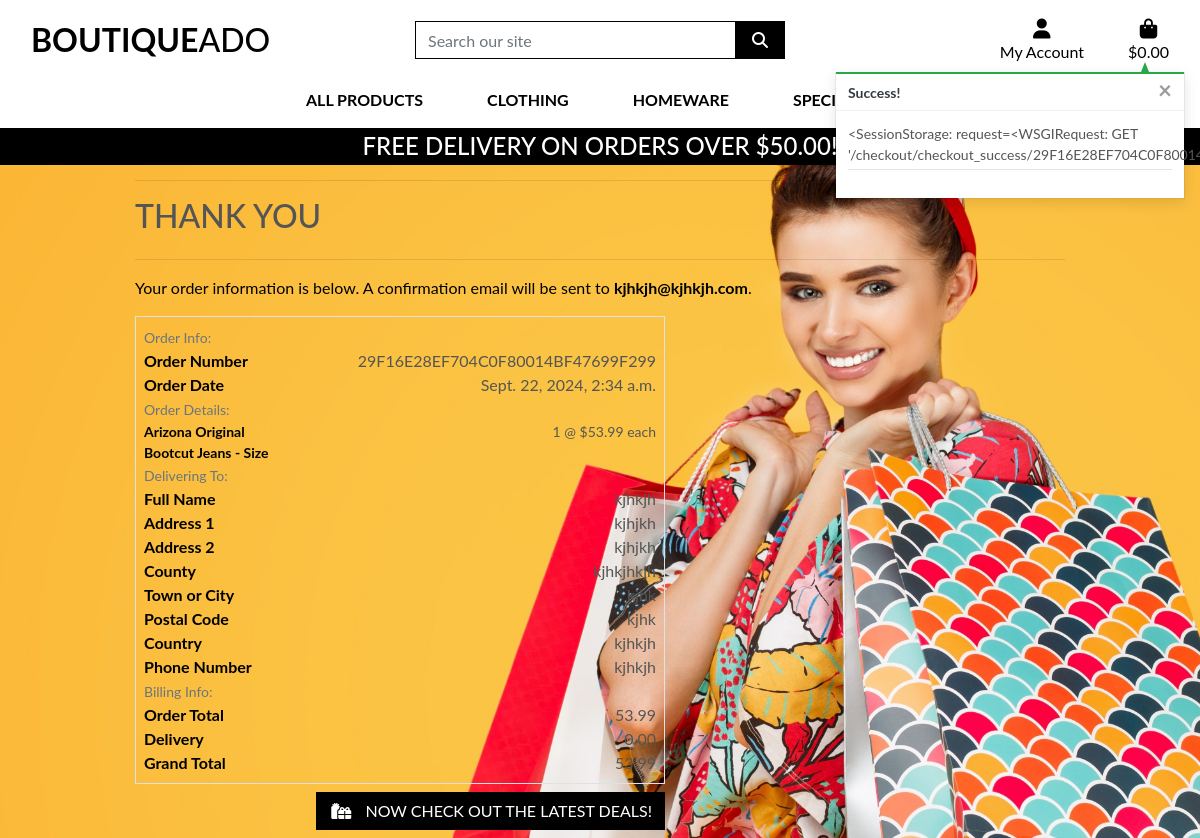
The page /checkout/checkout_success/29F16E28EF704C0F80014BF47699F299 on the database its author committed.
### checkout/models.py (models this page shows, shortened)
class Order(models.Model):
    order_number = models.CharField(max_length=32, null=False, editable=False)
    full_name = models.CharField(max_length=50, null=False, blank=False)
    email = models.EmailField(max_length=254, null=False, blank=False)
    phone_number = models.CharField(max_length=20, null=False, blank=False)
    country = models.CharField(max_length=40, null=False, blank=False)
    postcode = models.CharField(max_length=20, null=True, blank=True)
    town_or_city = models.CharField(max_length=40, null=False, blank=False)
    street_address1 = models.CharField(max_length=80, null=False, blank=False)
    street_address2 = models.CharField(max_length=80, null=True, blank=True)
    county = models.CharField(max_length=80, null=True, blank=True)
    date = models.DateTimeField(auto_now_add=True)
    delivery_cost = models.DecimalField(max_digits=6, decimal_places=2, null=False, default=0)
    order_total = models.DecimalField(max_digits=10, decimal_places=2, null=False, default=0)
    grand_total = models.DecimalField(max_digits=10, decimal_places=2, null=False, default=0)

class OrderLineItem(models.Model):
    order = models.ForeignKey(Order, null=False, blank=False, on_delete=models.CASCADE, related_name='lineitems')
    product = models.ForeignKey(Product, null=False, blank=False, on_delete=models.CASCADE)
    product_size = models.CharField(max_length=2, null=True, blank=True) # XS, S, M, L, XL
    quantity = models.IntegerField(null=False, blank=False, default=0)
    lineitem_total = models.DecimalField(max_digits=6, decimal_places=2, null=False, blank=False, editable=False)

### products/models.py (models this page shows, shortened)
class Product(models.Model):
    category = models.ForeignKey('category', null=True, blank=True, on_delete=models.SET_NULL)
    sku = models.CharField(max_length=254, null=True, blank=True)
    name = models.CharField(max_length=254)
    description = models.TextField()
    has_sizes = models.BooleanField(default=False, null=True, blank=True)
    price = models.DecimalField(max_digits=6, decimal_places=2)
    rating = models.DecimalField(max_digits=6, decimal_places=2, null=True, blank=True)
    image_url = models.URLField(max_length=1024, null=True, blank=True)
    image = models.ImageField(null=True, blank=True)

### checkout/views.py (the view)
# urls.py: path('checkout_success/<order_number>', views.checkout_success, name='checkout_success'),  # Corrected typo in 'success'
def checkout_success(request, order_number):
    save_info = request.session.get('save_info')
    order = get_object_or_404(Order, order_number=order_number)
    messages.success(request, f'Order successfully processed! \
        Your order number is {order_number}. A confirmation \
        email will be sent to {order.email}.')
    if 'bag' in request.session:
        del request.session['bag']
    template = 'checkout/checkout_success.html'
    context = {
        'order': order,
    }
    return render(request, template, context)

### bag/contexts.py (called while the page is built, shortened)
def bag_contents(request):
    bag_items = []
    total = Decimal('0.00')  # Initialize total as Decimal
    product_count = 0
    bag = request.session.get('bag', {})
    delivery = Decimal('0.00')  # Initialize delivery cost as Decimal
    if total < settings.FREE_DELIVERY_THRESHOLD:
        delivery = total * Decimal(settings.STANDARD_DELIVERY_PERCENTAGE / 100)
        free_delivery_delta = settings.FREE_DELIVERY_THRESHOLD - total
    else:
        free_delivery_delta = 0
    grand_total = delivery + total
    context = {
        'bag_items': bag_items,
        'total': total,
        'product_count': product_count,
        'delivery': delivery,
        'free_delivery_delta': free_delivery_delta,
        'free_delivery_threshold': settings.FREE_DELIVERY_THRESHOLD,
        'grand_total': grand_total,
    }
    return context

### checkout/templates/checkout/checkout_success.html (shortened to what this page needs)
{% extends "base.html" %}
{% load static %}
{% block extra_css %}
    <link rel="stylesheet" href="{% static 'checkout/css/checkout.css' %}">
{% endblock %}
{% block page_header %}
    <div class="container header-container">
    </div>
{% endblock %}
{% block content %}
    <div class="container">
        <div class="row">
            <div class="col">
                <hr>
                <h2 class="logo-font mb-4">Thank You</h2>
                <hr>
                <p class="text-black">Your order information is below. A confirmation email will be sent to <strong>{{ order.email }}</strong>.</p>
            </div>
        </div>
        <div class="row">
            <div class="col-12 col-lg-7">
                <div class="order-confirmation-wrapper p-2 border">
                    <div class="row">
                        <div class="col">
                            <small class="text-muted">Order Info:</small>
                        </div>
                    </div>
                    <div class="row">
                        <div class="col-12 col-md-4">
                            <p class="mb-0 text-black font-weight-bold">Order Number</p>
                        </div>
                        <div class="col-12 col-md-8 text-md-right">
                            <p class="mb-0">{{ order.order_number }}</p>
                        </div>
                    </div>
                    <div class="row">
                        <div class="col-12 col-md-4">
                            <p class="mb-0 text-black font-weight-bold">Order Date</p>
                        </div>
                        <div class="col-12 col-md-8 text-md-right">
                            <p class="mb-0">{{ order.date }}</p>
                        </div>
                    </div>
                    <div class="row">
                        <div class="col">
                            <small class="text-muted">Order Details:</small>
                        </div>
                    </div>
                    {% for item in order.lineitems.all %}
                    <div class="row">
                        <div class="col-12 col-md-4">
                            <p class="small mb-0 text-black font-weight-bold">
                                {{ item.product.name }}{% if item.product_size %} - Size {{ item.product.size|upper }}{% endif %}
                            </p>
                        </div>
                        <div class="col-12 col-md-8 text-md-right">
                            <p class="small mb-0">{{ item.quantity }} @ ${{ item.product.price }} each</p>
                        </div>
                    </div>
                    {% endfor %}
                    <div class="row">
                        <div class="col">
                            <small class="text-muted">Delivering To:</small>
                        </div>
                    </div>
                    <div class="row">
                        <div class="col-12 col-md-4">
                            <p class="mb-0 text-black font-weight-bold">Full Name</p>
                        </div>
                        <div class="col-12 col-md-8 text-md-right">
                            <p class="mb-0">{{ order.full_name }}</p>
                        </div>
                    </div>
                    <div class="row">
                        <div class="col-12 col-md-4">
                            <p class="mb-0 text-black font-weight-bold">Address 1</p>
                        </div>
                        <div class="col-12 col-md-8 text-md-right">
                            <p class="mb-0">{{ order.street_address1 }}</p>
                        </div>
                    </div>
                    {% if order.street_address2 %}
                    <div class="row">
                        <div class="col-12 col-md-4">
                            <p class="mb-0 text-black font-weight-bold">Address 2</p>
                        </div>
                        <div class="col-12 col-md-8 text-md-right">
                            <p class="mb-0">{{ order.street_address1 }}</p>
                        </div>
                    </div>
                    {% endif %}
                    {% if order.county %}
                    <div class="row">
                        <div class="col-12 col-md-4">
                            <p class="mb-0 text-black font-weight-bold">County</p>
                        </div>
                        <div class="col-12 col-md-8 text-md-right">
                            <p class="mb-0">{{ order.county }}</p>
                        </div>
                    </div>
                    {% endif %}
                    <div class="row">
                        <div class="col-12 col-md-4">
                            <p class="mb-0 text-black font-weight-bold">Town or City</p>
                        </div>
                        <div class="col-12 col-md-8 text-md-right">
                            <p class="mb-0">{{ order.town_or_city }}</p>
                        </div>
                    </div>
                    {% if order.postcode %}
                    <div class="row">
                        <div class="col-12 col-md-4">
                            <p class="mb-0 text-black font-weight-bold">Postal Code</p>
                        </div>
                        <div class="col-12 col-md-8 text-md-right">
                            <p class="mb-0">{{ order.postcode }}</p>
                        </div>
                    </div>
                    {% endif %}
                    <div class="row">
                        <div class="col-12 col-md-4">
                            <p class="mb-0 text-black font-weight-bold">Country</p>
                        </div>
                        <div class="col-12 col-md-8 text-md-right">
                            <p class="mb-0">{{ order.country }}</p>
                        </div>
                    </div>
                    <div class="row">
                        <div class="col-12 col-md-4">
                            <p class="mb-0 text-black font-weight-bold">Phone Number</p>
                        </div>
                        <div class="col-12 col-md-8 text-md-right">
                            <p class="mb-0">{{ order.phone_number }}</p>
                        </div>
                    </div>
                    <div class="row">
                        <div class="col">
                            <small class="text-muted">Billing Info:</small>
                        </div>
                    </div>
                    <div class="row">
                        <div class="col-12 col-md-4">
                            <p class="mb-0 text-black font-weight-bold">Order Total</p>
                        </div>
                        <div class="col-12 col-md-8 text-md-right">
                            <p class="mb-0">{{ order.order_total }}</p>
                        </div>
                    </div>
                    <div class="row">
                        <div class="col-12 col-md-4">
                            <p class="mb-0 text-black font-weight-bold">Delivery</p>
                        </div>
                        <div class="col-12 col-md-8 text-md-right">
                            <p class="mb-0">{{ order.delivery_cost }}</p>
                        </div>
                    </div>
                    <div class="row">
                        <div class="col-12 col-md-4">
                            <p class="mb-0 text-black font-weight-bold">Grand Total</p>
                        </div>
                        <div class="col-12 col-md-8 text-md-right">
                            <p class="mb-0">{{ order.grand_total }}</p>
                        </div>
                    </div>
                </div>
            </div>
        </div>
        <div class="row">
			<div class="col-12 col-lg-7 text-right">
				<a href="{% url 'products' %}?category=new_arrivals,deals,clearance" class="btn btn-black rounded-0 my-2">
					<span class="icon mr-2">
						<i class="fas fa-gifts"></i>
					</span>
					<span class="text-uppercase">Now check out the latest deals!</span>
				</a>
			</div>
		</div>
    </div>
{% endblock %}

### static/css/base.css (style rules this page uses)
html { height: 100%; }
body { background: url('/media/homepage_background.jpg') no-repeat center center fixed; background-size: cover; height: calc(100vh - 164px); color: #555; font-family: "Lato"; }
.icon { align-items: center; display: inline-flex; justify-content: center; height: 1.5rem; width: 1.5rem; }
.logo-font { text-transform: uppercase; }
.btn-black { background: black; color: white; }
.text-black { color: #000 !important; }
@media (min-width: 1200px) { .container { max-width: 80%; } }
@media (min-width: 992px) { .header-container { padding-top: 164px; } }

### rows shown on the page
Order: email "kjhkjh@kjhkjh.com", order_number "29F16E28EF704C0F80014BF47699F299", date "Sept. 22, 2024, 2:34 a.m.", full_name "kjhkjh", street_address1 "kjhjkh", county "kjhkjhkjh", town_or_city "kjhk", postcode "kjhk", country "kjhkjh", phone_number "kjhkjh", order_total "53.99", delivery_cost "0.00", grand_total "53.99"
OrderLineItem: product.name "Arizona Original Bootcut Jeans", quantity "1", product.price "53.99"

### other values the page prints
{{ free_delivery_threshold }} "50.00"
{{ messages }} "<SessionStorage: request=<WSGIRequest: GET…"
